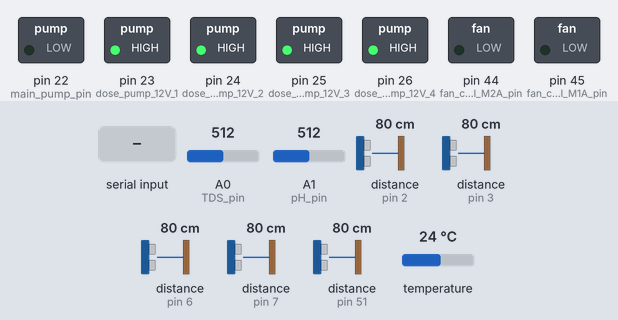
Simulated run of this sketch. Board: Arduino Mega 2560, built with avr-gcc and run on an emulated ATmega2560. On the bench: switched loads named in the sketch (green lamp = pin HIGH). Wiring (inferred from the names in the program): 5 × ultrasonic range finder: trigger pin 4, echo pin 2 / trigger pin 5, echo pin 3 / trigger pin 20, echo pin 6 / trigger pin 21, echo pin 7 / trigger pin 52, echo pin 51. The test bench sets the inputs (shaded band); at power-on: A0 (TDS_pin) = 512, A1 (pH_pin) = 512, distance to the obstacle (sensors on pin 2, pin 3, pin 6, pin 7, pin 51) 80 cm, temperature 24 °C. The echo pulse lasts 58.3 µs per cm; pins used as bus, display or sensor lines are not drawn; what the sketch prints to the serial monitor is not drawn.

Above: at 12.9 s.
13.0 s: "s,150\n" received over the second serial link
At 26.0 s:
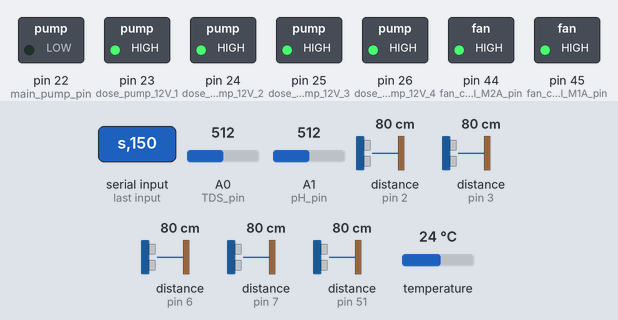
At 31.0 s:
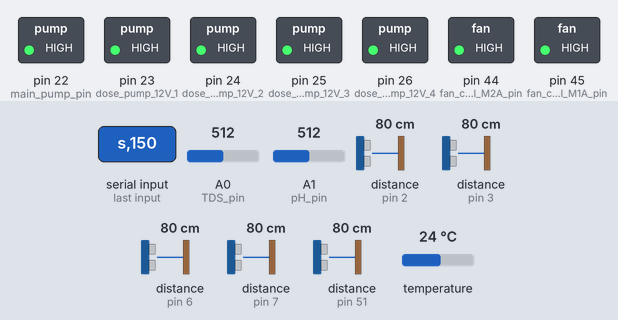
38.0 s: "90,45,200\n" received over the second serial link
At 49.9 s:
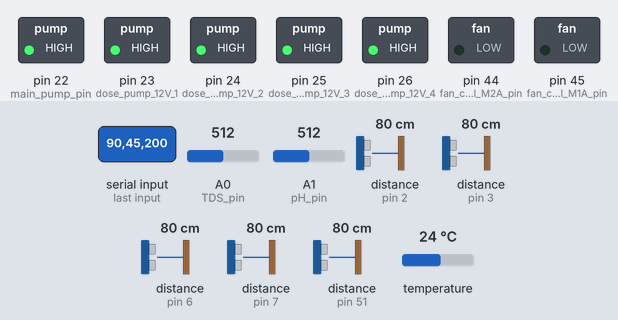
Timing chart, 0 to 57.1 s (numbered marks = the images above; inputs shaded):
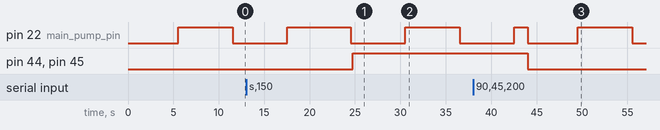

Measured:
- after the input at 13.0 s, pin 44 (fan_control_M2A_pin), pin 45 (fan_control_M1A_pin): LOW → HIGH after 11.8 s
- after the input at 38.0 s, pin 44 (fan_control_M2A_pin), pin 45 (fan_control_M1A_pin): HIGH → LOW after 6.1 s

The sketch:

state_machine.ino
```cpp
// Welcome to HyPlantBox! project!

//-------------------------LIBRARIES----------------------------

#include <Controllino.h>
#include <SPI.h>
#include <SoftwareSerial.h>
#include <OneWire.h>
#include <DallasTemperature.h>
#include "DFRobot_PH.h"
#include <EEPROM.h>
#include <string.h>
#include <stdlib.h>

//--------------------------PINOUT------------------------------

//Water level -> X1
const int echo_pin[] = {3, 7, 51, 2, 6};
const int trig_pin[] = {5, 21, 52, 4, 20};

//Alarm -> X2
const byte buzzer_pin = 45;

//Water t° -> X1
const byte temperature_pin = 53;

//pH sensor -> X1
const byte pH_pin = A1;
float pH_voltage, pH;
DFRobot_PH ph;

//TDS sensor -> X1
const byte TDS_pin = A0;

//Dosing pumps -> X2
SoftwareSerial mySerial1(13, 43);                 //(rx, tx) => (SDA, SCL)
SoftwareSerial mySerial2(11, 9);
SoftwareSerial mySerial3(12, 42);
SoftwareSerial mySerial4(10, 8);

//fan
int fan_speed;
//fan controller MDD3A
int fan_control_M1A_pin = 45;
int fan_control_M2A_pin = 44;

//Raspberry Pi -> X1
#define mySerial Serial1                            //Hardware serial

//--------------------------RELAYS-----------------------------

//Dosing pumps -> Relay Block B
const byte dose_pump_12V_1 = 23;
const byte dose_pump_12V_2 = 24;
const byte dose_pump_12V_3 = 25;
const byte dose_pump_12V_4 = 26;

//Main pump -> Relay Block B
const byte main_pump_pin = 22;

//--------------------------CONFIG----------------------------

//Water level
float duration[5];
float distance_1, distance_2, distance_3, distance_4, distance_5;
int water_level_1, water_level_2, water_level_3, water_level_4, water_level_5;

//Water t°
float temperature_C;
//OneWire settings
OneWire oneWire(temperature_pin);
DallasTemperature sensors(&oneWire);
uint8_t sensor1[8] = {0x28, 0x12, 0xF2, 0x20, 0x0F, 0x00, 0x00, 0x21};        //address of t° sensor

//TDS sensor
const float a = 0.020;
float TDS;

//dosing pumps
//amount of nutrients to add (in milliliters)
float pH_up_dosage = 5;
float pH_down_dosage = 5;
float TDS_up_dosage = 5;
float TDS_down_dosage =5;

//main pump cycle
unsigned long previous_millis = 0;                   //timer settings
bool pump_status = false;                            //current condition of the pump (false == LOW, true == HIGH)

//raspberry Pi
float get_control[10];                               //data from the control panel
float get_ruuvi[5];                                  //data from Ruuvi tags
float humidity_1 = 0, humidity_2 = 0;
float temperature_air_1 = 0, temperature_air_2 = 0;

//--------------------------SETUP-----------------------------

void setup() {
  //general
  Serial.begin(19200);
  sensors.begin();

  //water level
    for (int i = 0; i < 5 ; i++) {                   //actvate all pins using for() function
    pinMode(trig_pin[i], OUTPUT);
    pinMode(echo_pin[i], INPUT);
    }

  //pH level
  ph.begin();

  //dosing pumps
  pinMode(dose_pump_12V_1, OUTPUT);
  digitalWrite(dose_pump_12V_1, HIGH);
  pinMode(dose_pump_12V_2, OUTPUT);
  digitalWrite(dose_pump_12V_2, HIGH);
  pinMode(dose_pump_12V_3, OUTPUT);
  digitalWrite(dose_pump_12V_3, HIGH);
  pinMode(dose_pump_12V_4, OUTPUT);
  digitalWrite(dose_pump_12V_4, HIGH);

  mySerial1.begin(19200);
  mySerial2.begin(19200);
  mySerial3.begin(19200);
  mySerial4.begin(19200);

  //fan
  pinMode(fan_control_M1A_pin, OUTPUT);
  digitalWrite(fan_control_M1A_pin, LOW);
  pinMode(fan_control_M2A_pin, OUTPUT);
  digitalWrite(fan_control_M2A_pin, LOW);

  //main pump
  pinMode(main_pump_pin, OUTPUT);
  digitalWrite(main_pump_pin, LOW);

  //raspberry Pi
  mySerial.begin(19200);
}

//---------------------------LOOP-----------------------------

void loop() {
  stateMachine();
}

void stateMachine() {
  static unsigned long start_state_machine = millis();

  static unsigned long start_idle = 1000;
  static unsigned long start_water_level = 1500;
  static unsigned long start_temp = 2000;
  static unsigned long start_pH = 2500;
  static unsigned long start_TDS = 3000;
  static unsigned long start_dose_pump_1 = 3500;
  static unsigned long start_dose_pump_2 = 4000;
  static unsigned long start_dose_pump_3 = 4500;
  static unsigned long start_dose_pump_4 = 5000;
  static unsigned long start_main_pump = 5500;
  static unsigned long start_fans = 5750;
  static unsigned long start_raspberry = 6000;

  enum class controllinoState : uint8_t {
    IDLE,
    WATER_LEVEL,
    WATER_TEMP,
    pH,
    TDS,
    DOSE_PUMP_1,
    DOSE_PUMP_2,
    DOSE_PUMP_3,
    DOSE_PUMP_4,
    MAIN_PUMP,
    FANS,
    RASPBERRY_PI,
  };

  static controllinoState currentState = controllinoState::IDLE;

  switch (currentState) {

    case controllinoState::IDLE:
      if (millis() - start_state_machine >= start_idle) {
        displayState("»»———-IDLE state———-««");
        currentState = controllinoState::WATER_LEVEL;
      }
      break;

    case controllinoState::WATER_LEVEL:
      if (millis() - start_state_machine >= start_water_level) {
        displayState("»»———-water level state———-««");
        water_level();
        currentState = controllinoState::WATER_TEMP;
      }
      break;

    case controllinoState::WATER_TEMP:
      if (millis() - start_state_machine >= start_temp) {
        displayState("»»———-water t° state———-««");
        water_temp();
        currentState = controllinoState::pH;
      }
      break;

    case controllinoState::pH:
      if (millis() - start_state_machine >= start_pH) {
        displayState("»»———-pH level state———-««");
        pH_level();
        currentState = controllinoState::TDS;
      }
      break;

    case controllinoState::TDS:
      if (millis() - start_state_machine >= start_TDS) {
        displayState("»»———-TDS state———-««");
        TDS_level();
        currentState = controllinoState::DOSE_PUMP_1;
      }
      break;

    case controllinoState::DOSE_PUMP_1:
      if (millis() - start_state_machine >= start_dose_pump_1) {
        displayState("»»———-1st dosing pump state———-««");
        dose_pump_pH_up();
        currentState = controllinoState::DOSE_PUMP_2;
      }
      break;

      case controllinoState::DOSE_PUMP_2:
      if (millis() - start_state_machine >= start_dose_pump_2) {
        displayState("»»———-2nd dosing pump state———-««");
        dose_pump_TDS_up();
        currentState = controllinoState::DOSE_PUMP_3;
      }
      break;

    case controllinoState::DOSE_PUMP_3:
      if (millis() - start_state_machine >= start_dose_pump_3) {
        displayState("»»———-3rd dosing pump state———-««");
        dose_pump_pH_down();
        currentState = controllinoState::DOSE_PUMP_4;
      }
      break;

      case controllinoState::DOSE_PUMP_4:
      if (millis() - start_state_machine >= start_dose_pump_4) {
        displayState("»»———-4th dosing pump state———-««");
        dose_pump_TDS_down();
        currentState = controllinoState::MAIN_PUMP;
      }
      break;

      case controllinoState::MAIN_PUMP:
      if (millis() - start_state_machine >= start_main_pump) {
        displayState("»»———-main pump state———-««");
        main_pump();
        currentState = controllinoState::FANS;
      }
      break;

      case controllinoState::FANS:
      if (millis() - start_state_machine >= start_fans) {
        displayState("»»———-fans state———-««");
        fans();
        currentState = controllinoState::RASPBERRY_PI;
      }
      break;

      case controllinoState::RASPBERRY_PI:
      if (millis() - start_state_machine >= start_raspberry) {
        displayState("»»———-Raspberry state———-««");
        Pi_send();
        Pi_receive();
        currentState = controllinoState::IDLE;

        start_state_machine = millis();
      }
      break;

    default:
      // Nothing to do here
      Serial.println("ERROR");
  }
}

void displayState(String currentState) {
  static String prevState = "";

  if (currentState != prevState) {
    Serial.println(currentState);
    prevState = currentState;
  }
}

//-------------------------RASPBERRY PI----------------------------

//USER'S SELECTION ON THE CONTROL PANEL:
//min & max amount of nutrients in the main tank (checkup)
float pH_lowest = 0;
float pH_highest = 0;
float TDS_lowest = 0;
float TDS_highest = 0;
//fan default speed  0% - 100%
int fan_speed_pct = 0;
int humidity_highest = 0;
float temperature_highest = 0;
//main pump working cycle in minutes
float main_pump_on_min = 0;
float main_pump_off_min = 0;


void Pi_send(){
//outgoing data from CONTROLLINO
String sensor_data = (String)water_level_1 + "&" + (String)water_level_2 + "&" +(String)water_level_3 + "&" + (String)water_level_4 + "&" + (String)water_level_5 + "&" + (String)temperature_C + "&" + (String)pH + "&" + (String)TDS + "&" + (String)fan_speed_pct + "&" + (String)pump_status;
Serial1.println(sensor_data);
}

void Pi_receive(){
//incoming data to CONTROLLINO
char ruuvi_chars[30];                                   //ruuvi values in char format
char control_chars[60];                                 //values from the control panel in char format
char *delim = ",";
float token_float;

  if (Serial1.available()){
      String pi_string = Serial1.readString();          //read data from Pi as a single string
      if (pi_string.indexOf("s") != -1){                //continue if first character in string is "s"
          pi_string.toCharArray(control_chars, 30);     //previously received string to char array
          char *token = strtok(control_chars,delim);    //splits char array to separate values for later use
            for (int k = 1; k < 10; k ++){              //creating an array of 10 elements considering delimeters
              if (token != NULL){
                token = strtok (NULL,delim);
                token_float = atof(token);              //char to float
            }
            get_control[k] = token_float;
            Serial.println(get_control[k]);
        }
      }
        else {
        //same functionality as before, but the start letter is different
        pi_string.toCharArray(ruuvi_chars, 30);
        char *token = strtok(ruuvi_chars, delim);

        for (int i = 1; i < 5; i++){
          if (token != NULL){
            token = strtok (NULL,delim);
            token_float = atof(token);
          }
          get_ruuvi[i] = token_float;
          Serial.println(get_ruuvi[i]);
        }
    }
  }

//convert received data to the right format
fan_speed_pct = get_control[1];
pH_lowest = get_control[2];
pH_highest = get_control[3];
TDS_lowest = get_control[4];
TDS_highest = get_control[5];
main_pump_on_min = get_control[6];
main_pump_off_min = get_control[7];
humidity_highest = get_control[8];
temperature_highest =  get_control[9];

//data from Ruuvi
temperature_air_1 = get_ruuvi[1];
humidity_1 = get_ruuvi[2];
temperature_air_2 = get_ruuvi[3];
humidity_2 = get_ruuvi[4];
}

//------------------SENSORS & OUTPUT DEVICES----------------------

//--------------------------HC-SR04---------------------------

void water_level(void) {
  float water_level_sum_1 = 0, water_level_sum_2 = 0;
  for (int i = 0; i < 5 ; i++) {                          //"i" = number of ultrasonic sensors used
    digitalWrite(trig_pin[i], LOW);
    delayMicroseconds(2);
    digitalWrite(trig_pin[i], HIGH);
    delayMicroseconds(10);
    digitalWrite(trig_pin[i], LOW);
    duration[i] = pulseIn(echo_pin[i], HIGH);
    delay(20);
}
distance_1 = round(duration[0] * 0.034 / 2);              //common formula for distance calculation
distance_2 = round(duration[1] * 0.034 / 2);
distance_3 = round(duration[2] * 0.034 / 2);
distance_4 = round(duration[3] * 0.034 / 2);
distance_5 = round(duration[4] * 0.034 / 2);

//map(real distance, min distance, max distance, min distance in %, max distance in %)
water_level_1 = map(distance_1, 0, 34, 100, 0);
water_level_2 = map(distance_2, 0, 34, 100, 0);
water_level_3 = map(distance_3, 0, 36, 100, 0);
water_level_4 = map(distance_4, 0, 34, 100, 0);
water_level_5 = map(distance_5, 0, 34, 100, 0);
//TEST
//distance in cm
/*Serial.println("  Distance 1 in cm: " + (String)distance_3);
Serial.println("  Distance 1 in cm: " + (String)distance_2);
//distance in %
Serial.println("  Distance in %: " + (String)water_level_1);
Serial.println("  Distance in %: " + (String)water_level_2);
Serial.println("  Distance in %: " + (String)water_level_3);
Serial.println("  Distance in %: " + (String)water_level_4);
Serial.println("  Distance in %: " + (String)water_level_5);*/
}

//-------------------DS18B20 One wire------------------------

void water_temp(void) {
  sensors.requestTemperatures();
  temperature_C = sensors.getTempC(sensor1);
  Serial.println("  Temp1 (°C): " + (String)temperature_C);
}

//-------------------DFRobot pH V2.0-------------------------

void pH_level(void) {
  pH_voltage = analogRead(pH_pin)/1024.0*5000;              // read the voltage
  pH = ph.readPH(pH_voltage, temperature_C);                // convert voltage to pH with temperature compensation
  //Serial.print("temperature:");
  //Serial.print(temperature_C,1);
  Serial.print("  pH: ");
  Serial.println(pH,2);
}

//----------------------Grove TDS----------------------------

void TDS_level(void) {
  float TDS_raw, TDS_volt = 0, TDS_raw_sum = 0, TDS_raw_average = 0, temp_comp;

  temp_comp = (1 + a * (temperature_C - 25.0));                                                               //t° compensation formula
  for (int i = 0; i < 5; i++) {
    TDS_raw = analogRead(TDS_pin);
    TDS_raw_sum = TDS_raw_sum + TDS_raw;                                                                      //get sum of received raw value from sensor for better accuracy
  }
    TDS_raw_average = TDS_raw_sum / 5;
    TDS_volt = (TDS_raw_average * 5 / 1024.0) / temp_comp;                                                    //converting raw value to voltage and applying temperature compensation formula
    TDS = (133.42 / TDS_volt * TDS_volt * TDS_volt - 255.86 * TDS_volt * TDS_volt + 857.39 * TDS_volt) * 0.5; //voltage to TDS
    Serial.println("  TDS (ppm): " + (String)TDS);
  }

//---------------Atlas Scientific SGL-PMP-BX-----------------

void dose_pump_pH_up(void) {                               //pump 1
if (pH < pH_lowest){
  //SEND COMMAND IN ASCII (STRING)
  mySerial1.println("d,"+ (String)pH_up_dosage);           //dispose x milliliters -> D,X
  Serial.println("  Pump 1 is raising the pH...");
  }
  else{
    mySerial1.println("d,Sleep");                          //enter low power mode
    Serial.println("  Pump 1 is sleeping...");
  }
}
void dose_pump_TDS_up(void) {                              //pump 2
if (TDS < TDS_lowest){
  //SEND COMMAND IN ASCII (STRING)
    mySerial2.println("d," + (String)TDS_up_dosage);       //dispose x milliliters -> D,X
    Serial.println("  Pump 2 is raising the TDS...");
  }
  else{
    mySerial2.println("d,Sleep");                          //enter low power mode
    Serial.println("  Pump 2 is sleeping...");
  }
}
void dose_pump_pH_down(void) {                             //pump 3
if (pH > pH_highest){
  //SEND COMMAND IN ASCII (STRING)
    mySerial3.println("d," + (String)pH_down_dosage);      //dispose x milliliters -> D,X
    Serial.println("  Pump 3 is lowering the pH...");
  }
    else{
    mySerial3.println("d,Sleep");                          //enter low power mode
    Serial.println("  Pump 3 is sleeping...");
  }
}
void dose_pump_TDS_down(void) {                            //pump 4
if (TDS > TDS_highest){
  //SEND COMMAND IN ASCII (STRING)
    mySerial4.println("d," + (String)TDS_down_dosage);      //dispose x milliliters -> D,X
    Serial.println("  Pump 4 is lowering the TDS...");
  }
    else{
    mySerial4.println("d,Sleep");                          //enter low power mode
    Serial.println("  Pump 4 is sleeping...");
  }
}

//---------------------MAIN WATER PUMP-----------------------

void main_pump(){
  float main_pump_on_ms = main_pump_on_min * 60000;                                     //convert user input from minutes to milliseconds
  float main_pump_off_ms = main_pump_off_min * 60000;

  unsigned long current_millis = millis();

  if (pump_status && (current_millis - previous_millis >= main_pump_on_ms)) {           // pump OFF for x milliseconds
    Serial.println("  main pump OFF");
    digitalWrite(main_pump_pin, LOW);
    pump_status = false;
    previous_millis = current_millis;
  }
    else if (!pump_status && (current_millis - previous_millis >= main_pump_off_ms)) {  // pump ON for x milliseconds
      Serial.println("  main pump ON");
      digitalWrite(main_pump_pin, HIGH);
      pump_status = true;
      previous_millis = current_millis;
  }
}

//---------------------------FANS----------------------------

void fans() {
fan_speed = map(fan_speed_pct, 0, 100, 0, 255);                                                                           //convert % to the actual speed value

if ((humidity_1 >= humidity_highest || humidity_2 >= humidity_highest) && (fan_speed_pct > 0)) {                          //check if humidity meets the threshold
  analogWrite(fan_control_M1A_pin, fan_speed );
  analogWrite(fan_control_M2A_pin, fan_speed );
  //Serial.println("  Fan speed set on " + (String)fan_speed_pct);
}
else if ((temperature_air_1 >= temperature_highest || temperature_air_2 >= temperature_highest) && (fan_speed_pct > 0)) { //check temperature
  analogWrite(fan_control_M1A_pin, fan_speed );
  analogWrite(fan_control_M2A_pin, fan_speed );
  //Serial.println("  Fan speed set on " + (String)fan_speed_pct);
}
  else{
    digitalWrite(fan_control_M1A_pin, LOW);
    digitalWrite(fan_control_M2A_pin, LOW);
    //Serial.println("  Fan OFF");
  }
}
```
